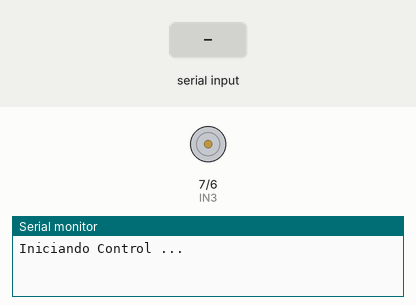
Recording of a sketch running on a simulated Arduino Uno, built with avr-gcc and run on an emulated ATmega328P. Parts: motor-driver pin pairs drawn as motors (green arrow = first pin HIGH = forward, orange = second pin HIGH = backward, longer = more drive, scaled by the enable pin), the last lines printed to the serial monitor. The inputs (shaded band) are chosen by the test bench.

Above: at 1.2 s.
1.3 s: "b" received over the second serial link
At 2.3 s:
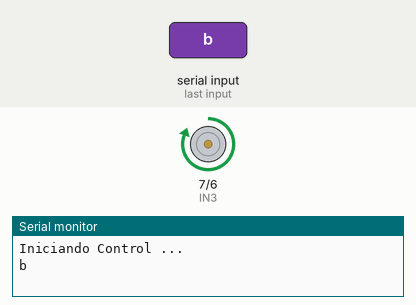
2.8 s: "a" received over the second serial link
At 3.4 s:
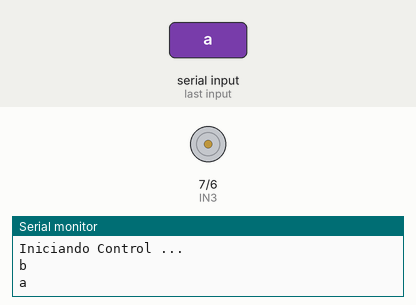
Timing chart, 0 to 5.8 s (numbered marks = the images above; inputs shaded):
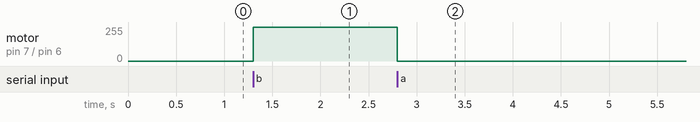

The sketch:

bluetoothLed.ino
```cpp
#include <Wire.h>
#include <SoftwareSerial.h>
SoftwareSerial BT(10,11); // 10 RX, 11 TX.

int ENB = 5;
int IN3 = 7;
int IN4 = 6;

char DataBluetooth = ' ';

void setup()
{
  Serial.begin(9600);
  BT.begin(9600);
  Serial.println("");
  Serial.println("Iniciando Control ...");

  pinMode (ENB, OUTPUT);
 pinMode (IN3, OUTPUT);
 pinMode (IN4, OUTPUT);
}
 void Adelante ()
{

 digitalWrite (IN3, HIGH);
 digitalWrite (IN4, LOW);
 analogWrite (ENB, 255); //Velocidad motor B
}
void Parar ()
{

 digitalWrite (IN3, LOW);
 digitalWrite (IN4, LOW);
 analogWrite (ENB, 0); //
}
void loop()
{
    // Si hay datos disponibles en el módulo bluetooth HC-05
    if(BT.available())
    {
      DataBluetooth = BT.read();
      Serial.print(DataBluetooth);

      if(DataBluetooth == 'b')
      {
        Adelante();
        BT.println("b");
        Serial.println("");
      }

      if(DataBluetooth == 'a')
      {
        Parar();
        BT.println("a");
        Serial.println("");
      }

    }

    if(Serial.available())
    {
      DataBluetooth = Serial.read();
      BT.write(DataBluetooth);
    }
}
```

Measured:
- after the input at 1.3 s, motor on pin 7 (IN3) / pin 6 (IN4): stopped → forward 255/255 at once
- after the input at 2.8 s, motor on pin 7 (IN3) / pin 6 (IN4): forward 255/255 → stopped at once
